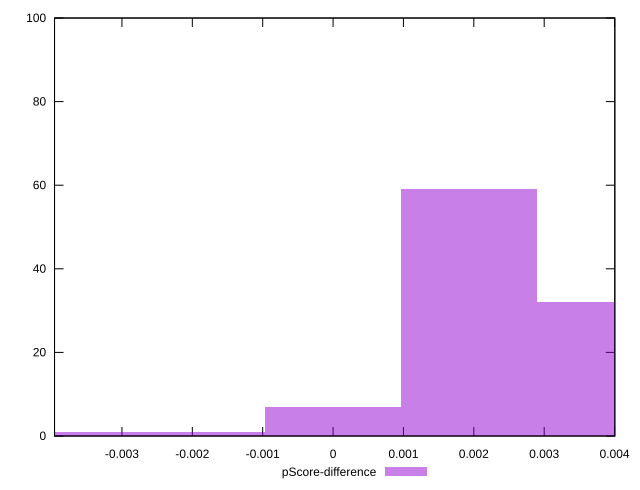

Write the gnuplot code that produced this figure.
reset

$pScoreDifference <<EOF
0.003860050528973562 32
0.001930025264486781 59
0 7
-0.001930025264486781 1
-0.003860050528973562 1
EOF

set key outside below
set boxwidth 0.001930025264486781
set xrange [-0.0039580104109709635:0.004003719073523038]
set yrange [0:100]
set trange [0:100]
set style fill transparent solid 0.5 noborder
set terminal svg size 640, 490 enhanced background rgb 'white'
set output "report_00015_2021-02-09T16-11-33.973Z/cumulative-layout-shift/samples/pages+cached/pScore-difference/histogram.svg"

plot $pScoreDifference title "pScore-difference" with boxes

reset
